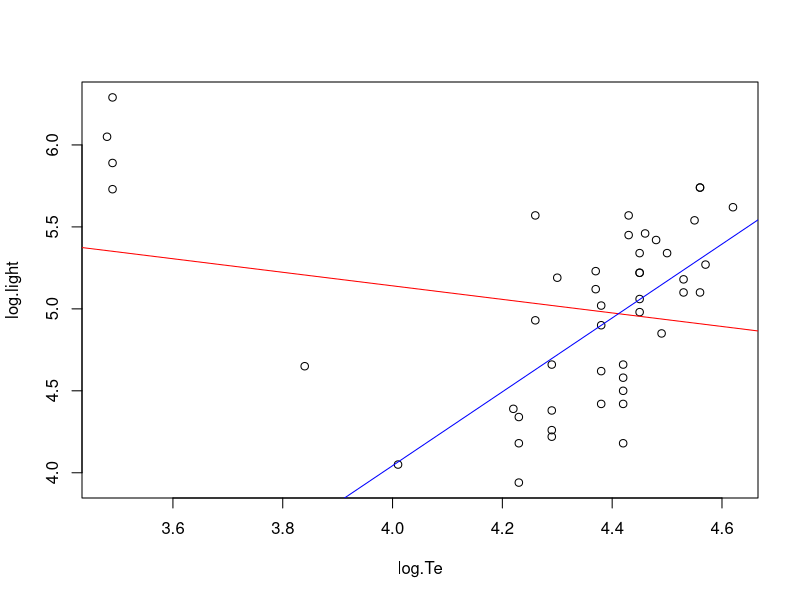
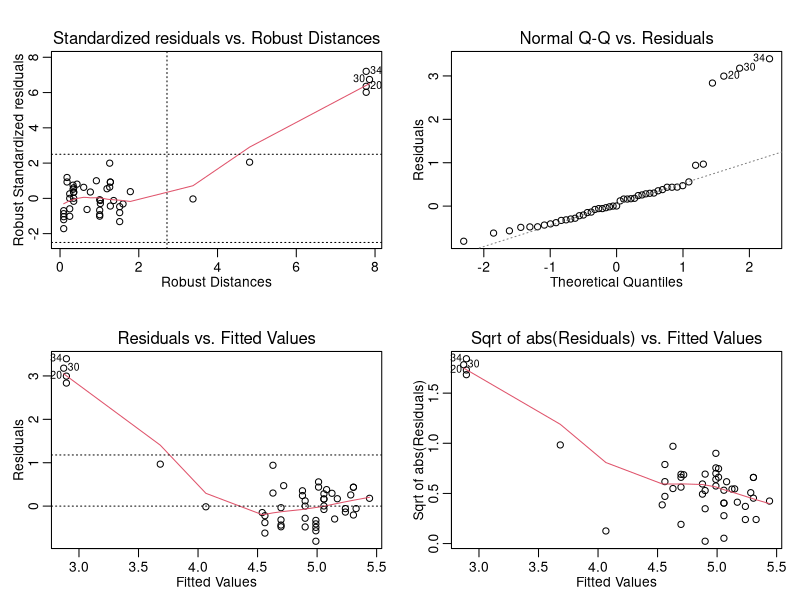

Here is the R script that generated these plots, in order:
library(robustbase)


### Name: plot.lmrob
### Title: Plot Method for "lmrob" Objects
### Aliases: plot.lmrob
### Keywords: robust regression

### ** Examples

data(starsCYG)
## Plot simple data and fitted lines
plot(starsCYG)
 lmST <-    lm(log.light ~ log.Te, data = starsCYG)
RlmST <- lmrob(log.light ~ log.Te, data = starsCYG)
RlmST
abline(lmST, col = "red")
abline(RlmST, col = "blue")

op <- par(mfrow = c(2,2), mgp = c(1.5, 0.6, 0), mar= .1+c(3,3,3,1))
plot(RlmST, which = c(1:2, 4:5))
par(op)
